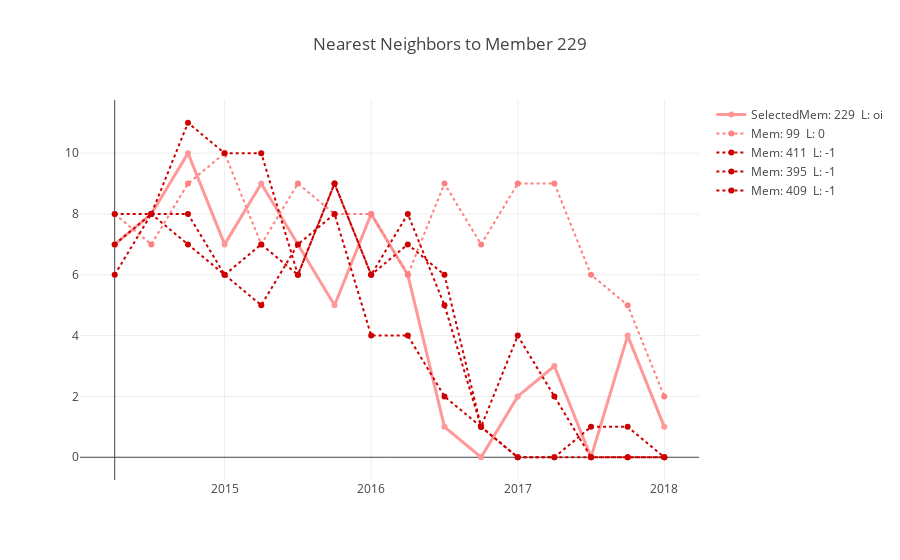

Source (notebook cell):
### Code cell
n=5 #n nearest neighbor
trace0 = go.Scatter(
    x = np.asarray(range(16)),
    y = X_TS[r],
    mode = 'lines+markers',
    line = dict(
        color = (Colordict[Y[r]]), width=3),
    name = 'SelectedMem: ' + str(X.index[r]) +'  L: '+ Labeldict[Y[r]],
    text='SelectedMem: ' + str(X.index[r]) +'  L: '+ Labeldict[Y[r]],
    hoverinfo = 'text'
 
)

data=[trace0]

for i in range(1,n):
    trace=go.Scatter(
    x = np.asarray(range(16)),
    y = X_TS[ind[0][i]],
    mode = 'lines+markers',
    line = dict(
        color = (Colordict[Y[ind[0][i]]]),
        dash = 'dot'),
    name = 'Mem: ' + str(X.index[ind[0][i]]) +'  L: '+ Labeldict[Y[ind[0][i]]],
    text = 'Mem: ' + str(X.index[ind[0][i]]) +'  L: '+ Labeldict[Y[ind[0][i]]],
    hoverinfo = 'text'    
    )
    
    data.append(trace)

#xlabels=['Q1','Q2','Q3','Q4','Q1','Q2','Q3','Q4','Q1','Q2','Q3','Q4','Q1','Q2','Q3','Q4']
xlabels=['2015','2016','2017','2018']

init_notebook_mode(connected=True)

iplot({"data":data,
       "layout": go.Layout(title="Nearest Neighbors to Member "+ str(X.index[ind[0][0]]),
                          xaxis=go.layout.XAxis(ticktext=xlabels,tickvals=list(range(3,16,4)))
                          )})

### Figure 1 — Plotly figure (JSON) as saved in the notebook; plotly's stock layout.template omitted (floating-point values rounded to 4 significant figures)
{"data": [{"hoverinfo": "text", "line": {"color": "rgb(255, 153, 153)", "width": 3}, "mode": "lines+markers", "name": "SelectedMem: 229  L: oi", "text": "SelectedMem: 229  L: oi", "type": "scatter", "uid": "91fd68e5-dcaf-4321-9ca1-8abd9bda507c", "x": [0, 1, 2, 3, 4, 5, 6, 7, 8, 9, 10, 11, 12, 13, 14, 15], "y": [7, 8, 10, 7, 9, 7, 5, 8, 6, 1, 0, 2, 3, 0, 4, 1]}, {"hoverinfo": "text", "line": {"color": "rgb(255, 128, 128)", "dash": "dot"}, "mode": "lines+markers", "name": "Mem: 99  L: 0", "text": "Mem: 99  L: 0", "type": "scatter", "uid": "7892d79c-f5ab-45ca-8b8a-4b63d7d4309d", "x": [0, 1, 2, 3, 4, 5, 6, 7, 8, 9, 10, 11, 12, 13, 14, 15], "y": [8, 7, 9, 10, 7, 9, 8, 8, 6, 9, 7, 9, 9, 6, 5, 2]}, {"hoverinfo": "text", "line": {"color": "rgb(204, 0, 0)", "dash": "dot"}, "mode": "lines+markers", "name": "Mem: 411  L: -1", "text": "Mem: 411  L: -1", "type": "scatter", "uid": "0acfe151-1349-4761-ab16-136859dace5e", "x": [0, 1, 2, 3, 4, 5, 6, 7, 8, 9, 10, 11, 12, 13, 14, 15], "y": [8, 8, 7, 6, 7, 6, 9, 6, 8, 5, 1, 0, 0, 1, 1, 0]}, {"hoverinfo": "text", "line": {"color": "rgb(204, 0, 0)", "dash": "dot"}, "mode": "lines+markers", "name": "Mem: 395  L: -1", "text": "Mem: 395  L: -1", "type": "scatter", "uid": "fa2362da-7d70-4d4f-baa9-3d83bf4e0a0c", "x": [0, 1, 2, 3, 4, 5, 6, 7, 8, 9, 10, 11, 12, 13, 14, 15], "y": [7, 8, 8, 6, 5, 7, 8, 4, 4, 2, 1, 4, 2, 0, 0, 0]}, {"hoverinfo": "text", "line": {"color": "rgb(204, 0, 0)", "dash": "dot"}, "mode": "lines+markers", "name": "Mem: 409  L: -1", "text": "Mem: 409  L: -1", "type": "scatter", "uid": "c65a67ad-16ed-4e76-86bb-3c2783ccfc87", "x": [0, 1, 2, 3, 4, 5, 6, 7, 8, 9, 10, 11, 12, 13, 14, 15], "y": [6, 8, 11, 10, 10, 6, 9, 6, 7, 6, 1, 0, 0, 0, 0, 0]}], "layout": {"title": {"text": "Nearest Neighbors to Member 229"}, "xaxis": {"ticktext": ["2015", "2016", "2017", "2018"], "tickvals": [3, 7, 11, 15]}}}
